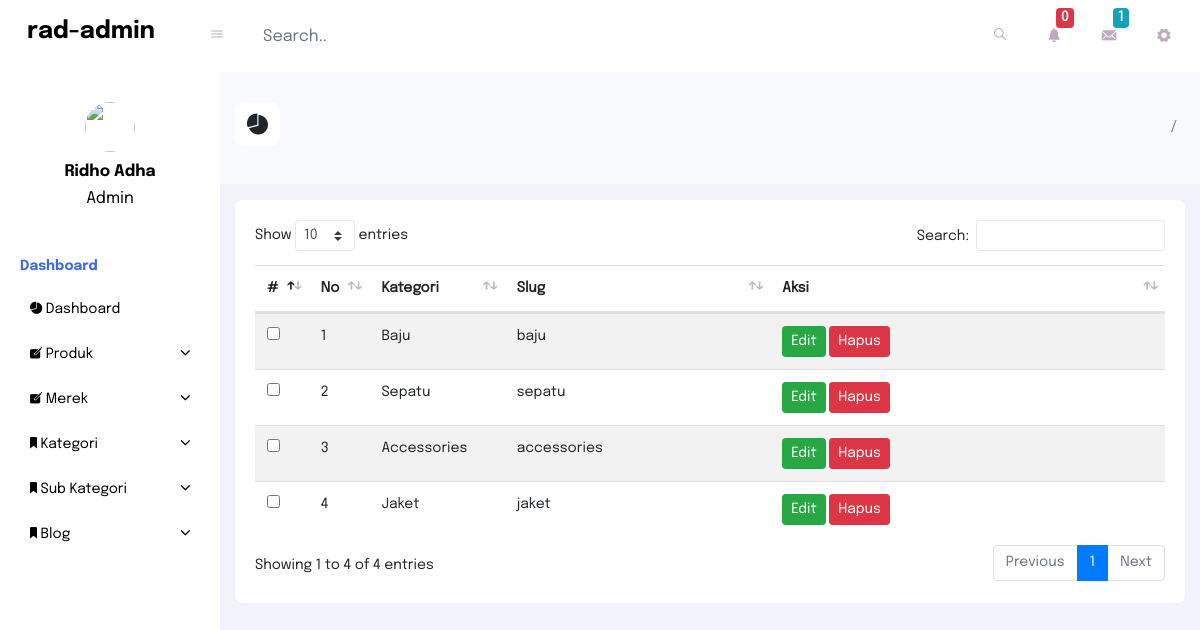
The app's page /admin/index.php?q=kategori with its own data.
### tables this page shows
CREATE TABLE `category` (
  `id_category` int(10) NOT NULL,
  `category_name` varchar(255) NOT NULL,
  `category_slug` varchar(255) NOT NULL
);

### admin/tbl_kategori.php (the view, shortened to what this page needs)
<?php
  $sql = mysqli_query($koneksi,"SELECT * FROM category ORDER BY id_category ASC");
?>
<div class="main-card card">
  <div class="card-body table-area">
    <div class="table-body">
      <table class="table table-striped table-hover ">
        <thead class="">
          <tr>
            <th width="5%">#</th>
            <th width="5%">No</th>
            <th width="15%">Kategori</th>
            <th width="30%">Slug</th>
            <th width="45%">Aksi</th>
          </tr>
        </thead>
        <tbody class="">
        <?php
        $i = 1;
        foreach($sql as $kategori):
        ?>
          <tr>
            <td width="5%"><input type="checkbox" name=""></td>
            <td width="5%"><?= $i ?></td>
            <td width="15%"><?= $kategori['category_name'] ?></td>
            <td width="30%"><?= $kategori['category_slug'] ?></td>
            <td width="45%">
              <a href="index.php?q=ubah_kategori&category_slug=<?= $kategori['category_slug'];?>" class="btn btn-sm btn-success">Edit</a>
              <a href="hapus_kategori.php?hapus_kategori&category_slug=<?= $kategori['category_slug']; ?>" class="btn btn-sm btn-danger">Hapus</a>
            </td>
          </tr>
          <?php
          $i++;
        endforeach;
          ?>
        </tbody>
      </table>
    </div>
  </div>
</div>

### admin/assets/css/main.css (style rules this page uses)
body { font-family: 'Epilogue'; overflow-x: hidden; background: #F2F3FA; font-size: 14px; }
.main-content .card { border-radius: 8px; border: none; }

### records on screen
category: category_name "Baju", category_slug "baju"
category: category_name "Sepatu", category_slug "sepatu"
category: category_name "Accessories", category_slug "accessories"
category: category_name "Jaket", category_slug "jaket"
